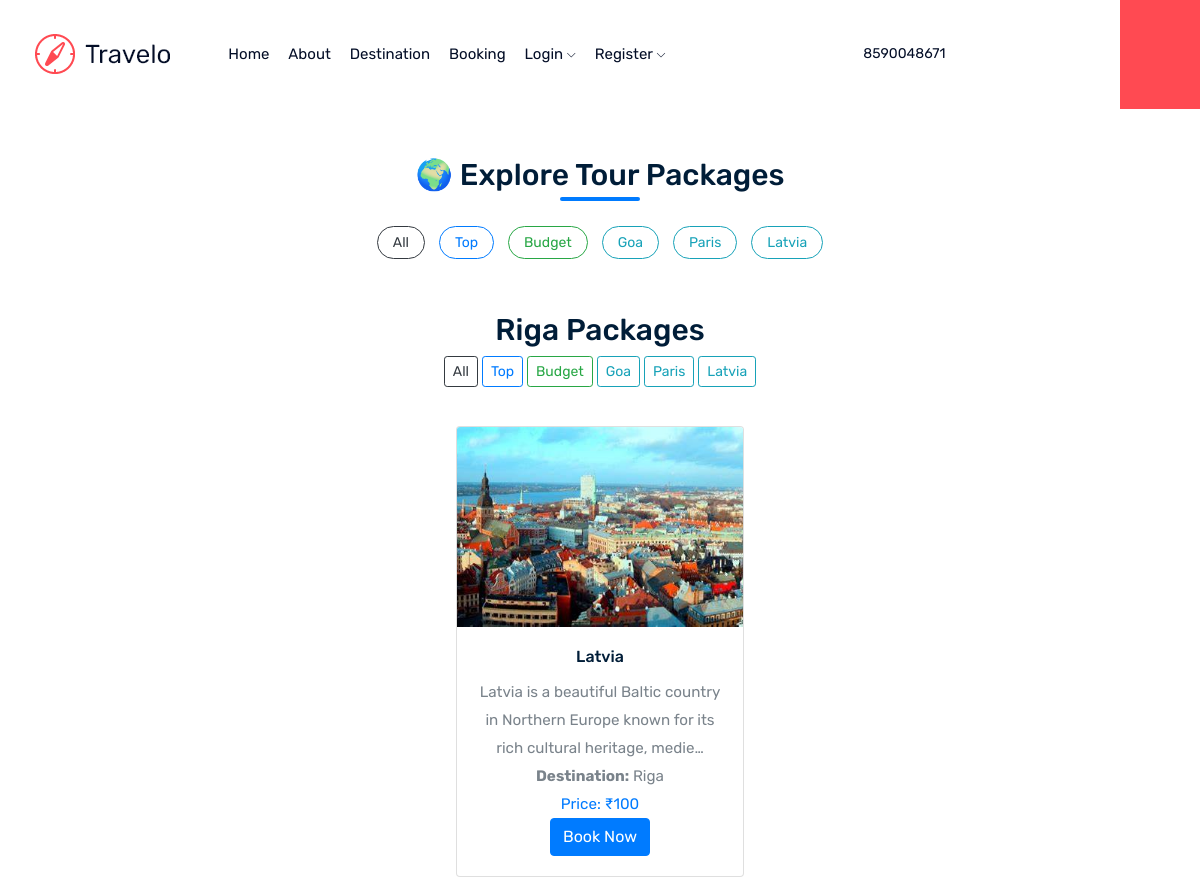
The app's page /packages/destination/Riga/ with its own data.
### trip/models.py (models this page shows, shortened)
class Package(models.Model):
    img = models.ImageField(upload_to='pic/')
    vendor = models.ForeignKey(User, on_delete=models.CASCADE, related_name='trip_packages')
    name = models.CharField(max_length=255)
    desc = models.TextField()
    price = models.PositiveIntegerField()
    destination = models.CharField(max_length=100)
    is_top = models.BooleanField(default=False)
    expiry_date = models.DateField(null=True, blank=True)
    is_approved = models.BooleanField(default=False)
    objects = PackageManager()

### trip/views.py (the view)
# urls.py: path('packages/destination/<str:destination>/', views.packages_by_destination, name='packages_by_destination'),
def packages_by_destination(request, destination):
    today = timezone.now().date()
    packages = Package.objects.filter(
        is_approved=True, destination__iexact=destination
    ).filter(
        Q(expiry_date__isnull=True) | Q(expiry_date__gt=today)
    )
    return render(request, 'destination.html', {'pack': packages, 'title': f'{destination} Packages'})

### trip/templates/destination.html (shortened to what this page needs)
  {% include 'navbar.html' %}
<div class="container mt-5">
  <h2 class="text-center mb-1 display-5">🌍 Explore Tour Packages</h2>
  <div class="heading-bar"></div>
  <div class="text-center btn-group-custom mb-4">
    <a href="{% url 'all_packages' %}" class="btn btn-outline-dark btn-sm">All</a>
    <a href="{% url 'top_packages' %}" class="btn btn-outline-primary btn-sm">Top</a>
    <a href="{% url 'budget_packages' %}" class="btn btn-outline-success btn-sm">Budget</a>
    <a href="{% url 'packages_by_destination' 'Goa' %}" class="btn btn-outline-info btn-sm">Goa</a>
    <a href="{% url 'packages_by_destination' 'Paris' %}" class="btn btn-outline-info btn-sm">Paris</a>
        <a href="{% url 'packages_by_destination' 'Latvia' %}" class="btn btn-outline-info btn-sm">Latvia</a>
  </div>
<div class="container mt-5">
  <h2 class="text-center">{{ title }}</h2>
  <div class="text-center mb-4">
    <a href="{% url 'all_packages' %}" class="btn btn-outline-dark btn-sm">All</a>
    <a href="{% url 'top_packages' %}" class="btn btn-outline-primary btn-sm">Top</a>
    <a href="{% url 'budget_packages' %}" class="btn btn-outline-success btn-sm">Budget</a>
    <a href="{% url 'packages_by_destination' 'Goa' %}" class="btn btn-outline-info btn-sm">Goa</a>
    <a href="{% url 'packages_by_destination' 'Paris' %}" class="btn btn-outline-info btn-sm">Paris</a>
     <a href="{% url 'packages_by_destination' 'Latvia' %}" class="btn btn-outline-info btn-sm">Latvia</a>
  </div>
  <div class="row justify-content-center">
    {% for i in pack %}
    <div class="card text-center" style="width: 18rem; margin: 15px;">
      <img src="{{ i.img.url }}" class="card-img-top" style="height: 200px; object-fit: cover;" alt="{{ i.name }}">
      <div class="card-body">
        <h5 class="card-title">{{ i.name }}</h5>
        <p class="card-text">{{ i.desc|truncatechars:100 }}</p>
        <p class="card-text"><strong>Destination:</strong> {{ i.destination }}</p>
        <p class="card-text text-primary fw-bold">Price: ₹{{ i.price }}</p>
        <a href="{% url 'booking' %}" class="btn btn-primary">Book Now</a>
      </div>
    </div>
    {% empty %}
    <p>No packages found.</p>
    {% endfor %}
  </div>
</div>

### trip/templates/destination.html (style rules this page uses)
.btn-group-custom .btn { margin: 5px; border-radius: 20px; padding: 5px 15px; }
.card-body p { font-size: 0.95rem; }
.heading-bar { width: 80px; height: 4px; background-color: #007bff; margin: 0 auto 20px; border-radius: 2px; }

### records on screen
Package: img (picture), name "Latvia", desc "Latvia is a beautiful Baltic country in Northern Europe known for its rich cultural heritage, medie…", destination "Riga", price "100"

### other values on screen
{{ title }} "Riga Packages"
